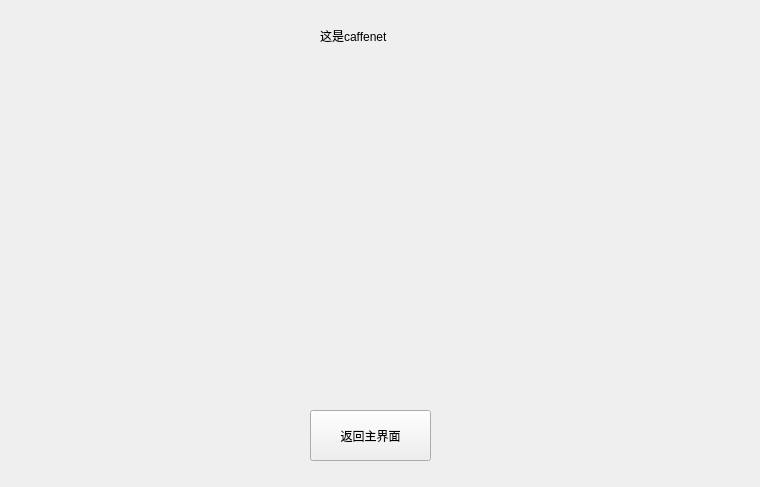
<?xml version="1.0" encoding="UTF-8"?>
<ui version="4.0">
 <class>CAFFENET</class>
 <widget class="QWidget" name="CAFFENET">
  <property name="geometry">
   <rect>
    <x>0</x>
    <y>0</y>
    <width>760</width>
    <height>487</height>
   </rect>
  </property>
  <property name="windowTitle">
   <string>Form</string>
  </property>
  <widget class="QPushButton" name="pushButton">
   <property name="geometry">
    <rect>
     <x>310</x>
     <y>410</y>
     <width>121</width>
     <height>51</height>
    </rect>
   </property>
   <property name="text">
    <string>返回主界面</string>
   </property>
  </widget>
  <widget class="QLabel" name="label">
   <property name="geometry">
    <rect>
     <x>320</x>
     <y>20</y>
     <width>91</width>
     <height>31</height>
    </rect>
   </property>
   <property name="text">
    <string>这是caffenet</string>
   </property>
  </widget>
 </widget>
 <resources/>
 <connections/>
</ui>
